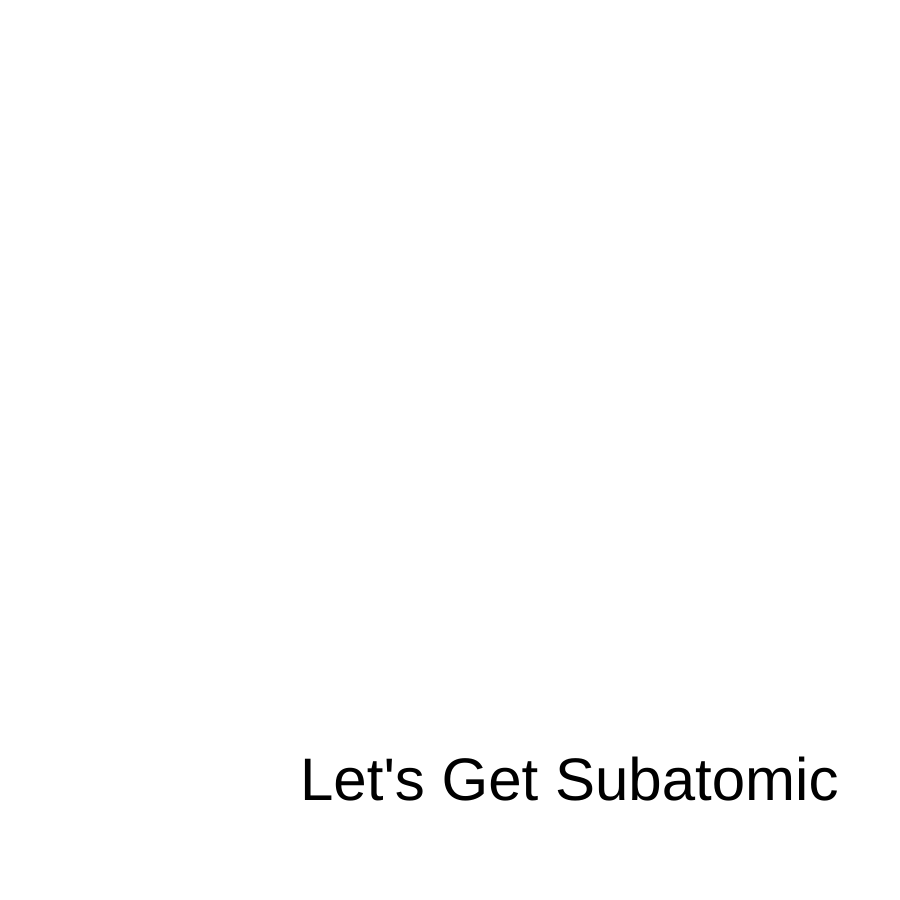
Frame 1 (no input)
Frame 60 (no input): identical to frame 1, image omitted
Frame 120 (the mouse pressed at the canvas centre since frame 60): identical to frame 1, image omitted

The p5.js sketch that drew this single still picture (run headless with seeded random() and noise() and a simulated clock; from frame 60 on, the mouse is pressed at the canvas centre):

// p5.js sketch
// ── sketch.js
var  tcornerX1, tcornerY1, tcornerX2, tcornerY2, tcornerX3, tcornerY3, tcornerX4, tcornerY4, head, r, g, b;


function setup() {
  createCanvas(900, 900);
}

function draw() {
  background(255);
  fill (0);
  textSize (60);
  textFont ('Helvetica');
  text ("Let's Get Subatomic", 300, 800); 
  monster(tcornerX1, tcornerY1, tcornerX2, tcornerY2, tcornerX3, tcornerY3, tcornerX4, tcornerY4, head, r, g, b);
  
}

function mouseReleased(){
  tcornerX1 = int(random(0,450));
  tcornerX2 = int(random(450, 900));
  tcornerX3 = int(random(450, 900));
  tcornerX4 = int(random(0, 450));
  tcornerY1 = int(random(270, 495 ));
  tcornerY2 = int(random(270, 495));
  tcornerY3 = int(random(495, 720));
  tcornerY4 = int(random(495, 720));
  r = int(random(0, 255));
  g = int(random(0, 255));
  b = int(random(0, 255));
  head = 1 //int(random (0, 7))
}

function monster(tcornerX1, tcornerY1, tcornerX2, tcornerY2, tcornerX3, tcornerY3, tcornerX4, tcornerY4, head, r, g, b){
  noStroke();
  fill (r, g, b);
  quad (tcornerX1, tcornerY1, tcornerX2, tcornerY2, tcornerX3, tcornerY3, tcornerX4, tcornerY4);
  ellipse (tcornerX3, tcornerY3, 120, 40);
  ellipse (tcornerX4, tcornerY4, 120, 40);
  fill (g, b, r)
  if (head == 0){
	  circle (450, abs(tcornerY1 + tcornerY2)/2, 150);
	  fill("white");
	  circle (450,  abs(tcornerY1 + tcornerY2)/2, 50);
	  fill("black")
	  circle (450,  abs(tcornerY1 + tcornerY2)/2, 30);
	  
  }
  if (head == 1){
	  square (tcornerX1+30, (abs(tcornerY1 + tcornerY2)/2)-50, 125);
	  fill("white");
	  circle (tcornerX1 + 120,  abs(tcornerY1 + tcornerY2)/2+30, 50);
	  fill("black")
	  circle (tcornerX1 + 120,  abs(tcornerY1 + tcornerY2)/2+30, 30);
  }
  if (head == 2){
	  translate (tcornerX1+30, (abs(tcornerY1 + tcornerY2)/2)-50);
		rotate(PI/4);
		square (0, 0, 125);
	  fill("white");
	  circle (90, 120, 50);
	  fill("black")
	  circle (90, 120, 30);
	  
  }
  if (head == 3){
	  square (tcornerX1+30, (abs(tcornerY1 + tcornerY2)/2)-50, 125, 40);
  }
  if (head == 4){
	  translate (tcornerX1+30, (abs(tcornerY1 + tcornerY2)/2)-50);
		rotate(PI/4);
		square (0, 0, 125, 40);
	  fill("white");
	  circle (90, 120, 50);
	  fill("black")
	  circle (90, 120, 30);
	  
  }
  if (head == 5){
	  triangle (450, (abs(tcornerY1 + tcornerY2)/2)-100, tcornerX1 + 30, (abs(tcornerY1 + tcornerY2)/2)+ 50, tcornerX2 - 30, (abs(tcornerY1 + tcornerY2)/2)+50);
	  fill("white");
	  circle (450,  abs(tcornerY1 + tcornerY2)/2 - 70, 50);
	  fill("black")
	  circle (450,  abs(tcornerY1 + tcornerY2)/2 -70, 30);
	  
  }
  if (head == 6){
	  triangle (450, (abs(tcornerY1 + tcornerY2)/2)+100, tcornerX1 + 30, (abs(tcornerY1 + tcornerY2)/2)- 50, tcornerX2 - 30, (abs(tcornerY1 + tcornerY2)/2)-50);
	  fill("white");
	  circle (450,  abs(tcornerY1 + tcornerY2)/2 + 70, 50);
	  fill("black")
	  circle (450,  abs(tcornerY1 + tcornerY2)/2 +70, 30);
	  
  }
}
